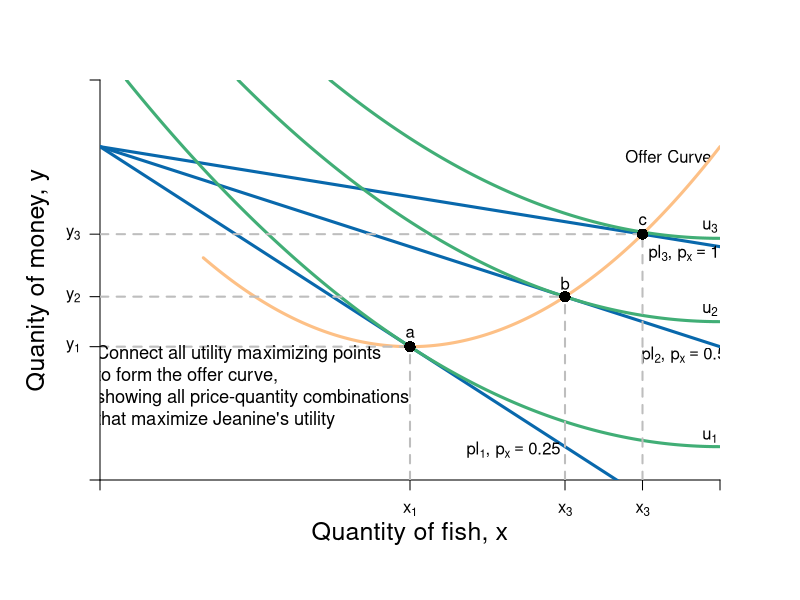

This figure's R source:
#Graph Designer: Simon Halliday & Madeleine Wettach '20
#Authors: Bowles, Foley and Halliday
#Title: Microeconomics: Competition, Conflict and Coordination

require(shape)
pdf(file = "constrained_optimization/step_by_step_graphs_3/offer_curve_qql_step3.pdf", width = 9, height = 7)

#Set parameters for graphics
axislabelsize <- 1.5
graphlinewidth <- 3
segmentlinewidth <- 2

COL <- c("#7fc97f", "#beaed4", "#fdc086", "#ffff99", "#386cb0", "#f0027f", "#bf5b17", "#666666")
COLA <- c("#99d8c9","#66c2a4","#41ae76", "#238b45", "#005824")
COLB <- c("#4eb3d3", "#2b8cbe", "#0868ac","#084081")

#Edited the margins to cater for the larger LHS labels
par(mar =  c(6, 5, 4, 4))

mrsA <- function(x, rmax = 10, xmax = 20) {
  rmax - (rmax/xmax)*x
}


uA <- function(x, y, rmax = 2, xmax = 12) {
  y + rmax*x - (1/2)*(rmax/xmax)*x^2
}

indiffA1 <- function(x, uA = 10, rmax = 2.5, xmax = 10) {
  uA - rmax*x + (1/2)*(rmax/xmax)*(x^2)
}

offerCurve <- function(x, w, rmax = 2, xmax = 12) {
  w - rmax*x + (rmax/xmax)*x^2
}

bcA <- function(x, w = 20, p = 2) {
  w - p*x
}


xlims <- c(0, 12)
ylims <- c(0, 12)

npts <- 501 
x <- seq(xlims[1], xlims[2], length.out = npts)
y <- seq(ylims[1], ylims[2], length.out = npts) 
a <- c(13, 16.75, 19.25)

plot(0, 0, xlim = xlims, ylim = ylims, type = "n",
     xlab = expression(paste("")),
     ylab = expression(paste("")), 
     xaxt = "n", 
     yaxt = "n", 
     cex.lab = axislabelsize, 
     bty = "n",
     xaxs="i", 
     yaxs="i")

# ticksy <- seq(from = 0, to = ylims[2], by = 2)
# ylabels <- seq(from = 0, to = ylims[2], by = 2)
# ticksx <- seq(from = 0, to = xlims[2], by = 2)
# xlabels <- seq(from = 0, to = xlims[2], by = 2)
ticksy <- c(0, 4, 5.5, 7.375 , ylims[2])
ylabels <- c(NA, expression(paste(y[1])), expression(paste(y[2])), expression(paste(y[3])), NA)
ticksx <- c(0, 6, 9, 10.5,  xlims[2])
xlabels <- c(NA, expression(paste(x[1])), expression(paste(x[3])), expression(paste(x[3])), NA)




axis(1, at = ticksx, pos = 0, labels = xlabels)
axis(2, at = ticksy, pos = 0, labels = ylabels, las = 1)

npts <- 500 
xx1 <- seq(xlims[1], xlims[2], length.out = npts)

#lines(xx1, bcA(xx1, w = 10, p = 1.5), col = COLB[3], lwd = graphlinewidth)
lines(xx1, bcA(xx1, w = 10, p = 1), col = COLB[3], lwd = graphlinewidth)
lines(xx1, bcA(xx1, w = 10, p = 0.5), col = COLB[3], lwd = graphlinewidth)
lines(xx1, bcA(xx1, w = 10, p = 0.25), col = COLB[3], lwd = graphlinewidth)


#Label the axes
mtext(expression(paste("Quantity of fish, ", x)), side=1, line = 2.5, cex = axislabelsize)
text(-1.2, 0.5*ylims[2], expression(paste("Quanity of money, ", y)), xpd = TRUE, cex = axislabelsize, srt = 90) 

#Label the indifference curves
text(11.8, 1.3, expression(u[1]))
text(11.8, 5.1, expression(u[2]))
text(11.8, 7.6, expression(u[3]))

#Label the price lines
text(8, 0.9, expression(paste(pl[1], ", ", p[x] == 0.25)))
text(11.3, 3.75, expression(paste(pl[2], ", ", p[x] == 0.5)))
text(11.3, 6.8, expression(paste(pl[3], ", ", p[x] == 1)))

#Label the offer curve
text(11, 9.7, expression("Offer Curve"))

#Add the contour plot for the indifference curves
contour(x, y, 
        outer(x, y, uA),
        drawlabels = FALSE,
        col = COLA[3],
        lwd = graphlinewidth,
        levels = a, 
        xaxs="i", 
        yaxs="i", 
        add = TRUE)

#Add the offer curve (superimposed on the indifference curves tangent to the price lines)
xx2 <- seq(2, xlims[2], length.out = npts)
lines(xx2, offerCurve(xx2, w = 10, rmax = 2, xmax = 12), col = COL[3], lwd = graphlinewidth)

#Segments for points on Offer curve
segments(0, 4, 6, 4, lty = 2, col = "gray" , lwd = segmentlinewidth)
segments(6, 0, 6, 4, lty = 2, col = "gray" , lwd = segmentlinewidth)
segments(0, 5.5, 9, 5.5, lty = 2, col = "gray" , lwd = segmentlinewidth)
segments(9, 0, 9, 5.5, lty = 2, col = "gray" , lwd = segmentlinewidth)
segments(0, 7.375, 10.5, 7.375, lty = 2, col = "gray" , lwd = segmentlinewidth)
segments(10.5, 0, 10.5, 7.375, lty = 2, col = "gray" , lwd = segmentlinewidth)

#Annotate points on offer curve mrs = p for each of p = 1, 0.5, 0.25
#Where mrs = 2 - (1/6)*x
points(6, 4, pch = 16, col = "black", cex = 1.5)
points(9, 5.5, pch = 16, col = "black", cex = 1.5)
points(10.5, 7.375, pch = 16, col = "black", cex = 1.5)

text(6, 4.4, expression(paste(a)))
text(9, 5.9, expression(paste(b)))
text(10.5, 7.775, expression(paste(c)))

text(3, 1.8, expression(paste("Connect all utility maximizing points 
to form the offer curve,
showing all price-quantity combinations 
that maximize Jeanine's utility")), cex = 1.1)
dev.off()
